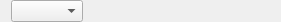
<?xml version="1.0" encoding="UTF-8"?>
<ui version="4.0">
 <class>FilterConfigComboBox</class>
 <widget class="QWidget" name="FilterConfigComboBox">
  <property name="geometry">
   <rect>
    <x>0</x>
    <y>0</y>
    <width>281</width>
    <height>20</height>
   </rect>
  </property>
  <property name="windowTitle">
   <string>Form</string>
  </property>
  <layout class="QHBoxLayout" name="horizontalLayout">
   <property name="topMargin">
    <number>0</number>
   </property>
   <property name="bottomMargin">
    <number>0</number>
   </property>
   <item>
    <widget class="QComboBox" name="comboBox"/>
   </item>
   <item>
    <widget class="QLabel" name="label">
     <property name="text">
      <string/>
     </property>
    </widget>
   </item>
   <item>
    <spacer name="horizontalSpacer">
     <property name="orientation">
      <enum>Qt::Horizontal</enum>
     </property>
     <property name="sizeHint" stdset="0">
      <size>
       <width>40</width>
       <height>20</height>
      </size>
     </property>
    </spacer>
   </item>
  </layout>
 </widget>
 <resources/>
 <connections/>
</ui>
